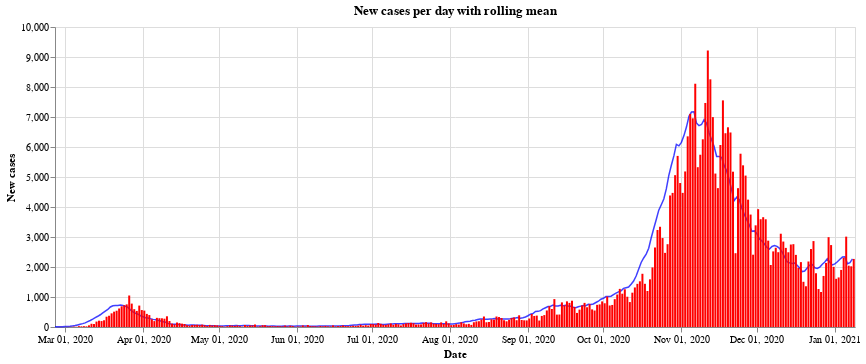

Notebook cell for this chart:
### Code cell
#collapse
bars = alt.Chart(all_austria).mark_bar(
    color='red',
    opacity=1,
    size=2
).encode(
    x=alt.X("yearmonthdate(Time):T", axis=alt.Axis(title='Date')),
    y=alt.Y("AnzahlFaelle:Q", axis=alt.Axis(title='New cases')),
)

line = alt.Chart(all_austria).mark_line(
    color='blue',
    opacity=0.75,
    size=1.5,
).transform_window(
    rolling_mean='mean(AnzahlFaelle)',
    frame=[0, 7]
).encode(x='yearmonthdate(Time):T',
         y='rolling_mean:Q'
         ).properties(title='New cases per day with rolling mean', width=800)

alt.layer(line, bars, data=all_austria)

### Figure 1 — Vega-Lite specification as saved in the notebook (floating-point values rounded to 4 significant figures; data arrays with more than 128 entries replaced by an {"elided": "..."} marker saying what was removed)
{"config": {"view": {"continuousWidth": 400, "continuousHeight": 300}}, "layer": [{"mark": {"type": "line", "color": "blue", "opacity": 0.75, "size": 1.5}, "encoding": {"x": {"type": "temporal", "field": "Time", "timeUnit": "yearmonthdate"}, "y": {"type": "quantitative", "field": "rolling_mean"}}, "title": "New cases per day with rolling mean", "transform": [{"window": [{"op": "mean", "field": "AnzahlFaelle", "as": "rolling_mean"}], "frame": [0, 7]}], "width": 800}, {"mark": {"type": "bar", "color": "red", "opacity": 1, "size": 2}, "encoding": {"x": {"type": "temporal", "axis": {"title": "Date"}, "field": "Time", "timeUnit": "yearmonthdate"}, "y": {"type": "quantitative", "axis": {"title": "New cases"}, "field": "AnzahlFaelle"}}}], "data": {"name": "data-b5a35a399be0cb8085a95a0505781707"}, "$schema": "https://vega.github.io/schema/vega-lite/v4.8.1.json", "datasets": {"data-b5a35a399be0cb8085a95a0505781707": {"elided": "318 records"}}}
